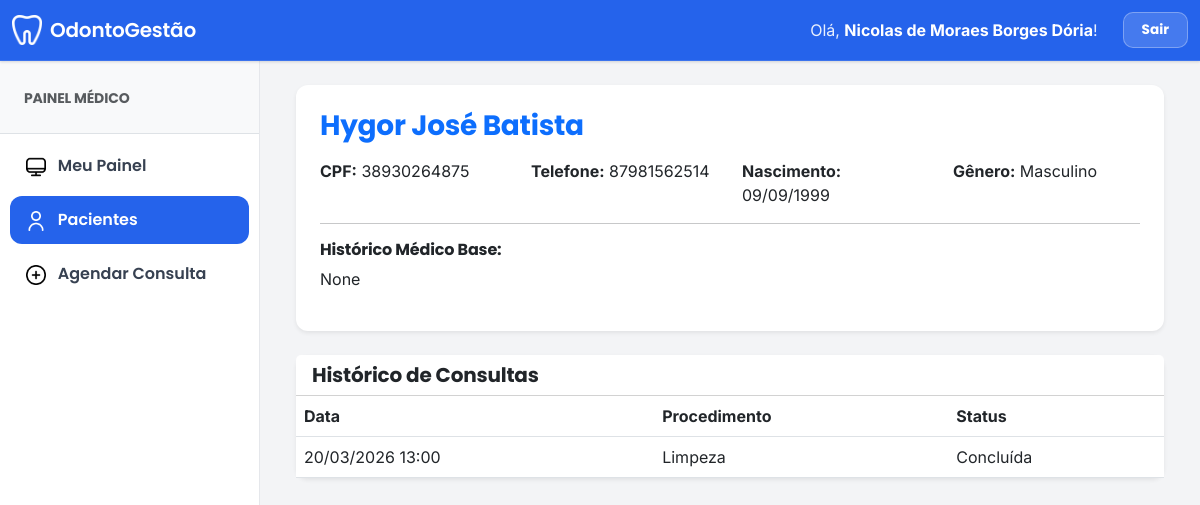
Before: /view_paciente/7/ (signed in) with the older database file.
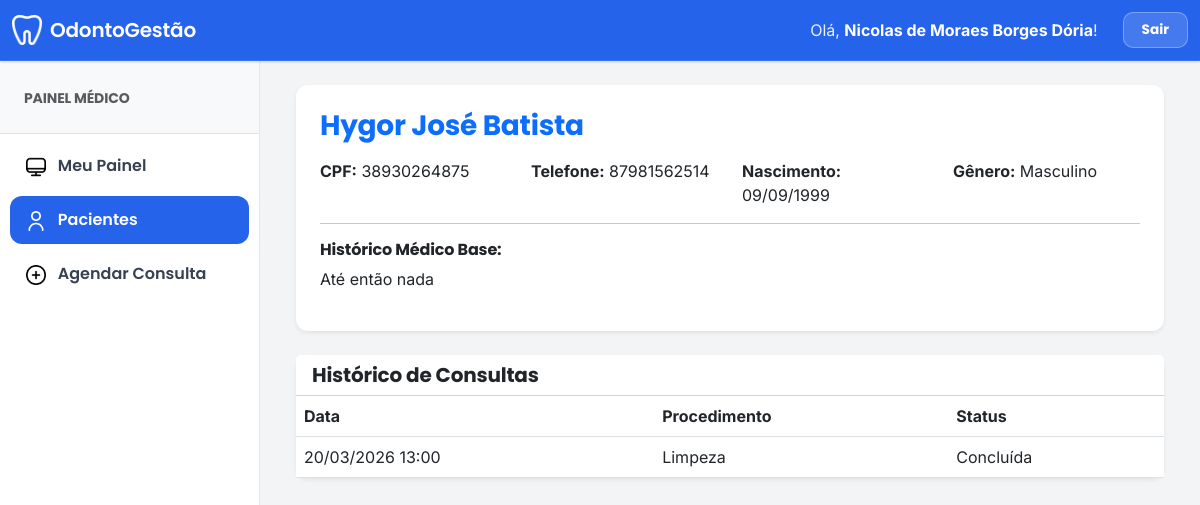
After: the same page with the newer database file.
### clinica_app/models.py (models this page shows, shortened)
class Paciente(models.Model):
    admin = models.OneToOneField(CustomUser, on_delete=models.CASCADE)
    genero = models.CharField(max_length=50, null=True, blank=True)
    cpf = models.CharField(max_length=14, null=True, blank=True)
    telefone = models.CharField(max_length=20, null=True, blank=True)
    data_nascimento = models.DateField(null=True, blank=True)
    address = models.TextField(null=True, blank=True)
    historico_medico = models.TextField(null=True, blank=True)

class CustomUser(AbstractUser):
    USER_TYPE_CHOICES = (
        ('1', 'Gerente'),
        ('2', 'Dentista'),
        ('3', 'Paciente'),
        ('4', 'Recepcionista'),
    )
    email = models.EmailField(unique=True)
    user_type = models.CharField(default='1', choices=USER_TYPE_CHOICES, max_length=1)
    first_name = models.CharField("Nome completo", max_length=150, blank=True)
    REQUIRED_FIELDS = ['email', 'first_name']

### clinica_app/views.py (the view)
# urls.py: path('view_paciente/<paciente_id>/', views.dentista_view_paciente, name="view_paciente"),
@login_required
def dentista_view_paciente(request, paciente_id):
    if str(request.user.user_type) != "2": return redirect('home')
    p = get_object_or_404(Paciente, id=paciente_id)
    return render(request, "dentista_template/view_paciente.html", {"paciente": p, "consultas": Consulta.objects.filter(paciente_id=p).order_by('-data_consulta')})

### clinica_app/templates/dentista_template/view_paciente.html
{% extends 'base.html' %}
{% block main_content %}
<div class="container-fluid">
    <div class="card shadow-sm border-0 mb-4">
        <div class="card-body p-4">
            <h3 class="fw-bold text-primary">{{ paciente.admin.first_name }} {{ paciente.admin.last_name }}</h3>
            <div class="row mt-3">
                <div class="col-md-3"><strong>CPF:</strong> {{ paciente.cpf }}</div>
                <div class="col-md-3"><strong>Telefone:</strong> {{ paciente.telefone }}</div>
                <div class="col-md-3"><strong>Nascimento:</strong> {{ paciente.data_nascimento|date:"d/m/Y" }}</div>
                <div class="col-md-3"><strong>Gênero:</strong> {{ paciente.genero }}</div>
            </div>
            <hr>
            <h6 class="fw-bold">Histórico Médico Base:</h6>
            <p>{{ paciente.historico_medico }}</p>
        </div>
    </div>
    <div class="card shadow-sm border-0">
        <div class="card-header bg-white"><h5 class="mb-0 fw-bold">Histórico de Consultas</h5></div>
        <div class="card-body p-0">
            <table class="table table-hover mb-0">
                <thead class="bg-light">
                    <tr>
                        <th>Data</th>
                        <th>Procedimento</th>
                        <th>Status</th>
                    </tr>
                </thead>
                <tbody>
                    {% for c in consultas %}
                    <tr>
                        <td>{{ c.data_consulta|date:"d/m/Y H:i" }}</td>
                        <td>{{ c.procedimento_id.nome }}</td>
                        <td>{% if c.status %}Concluída{% else %}Pendente{% endif %}</td>
                    </tr>
                    {% endfor %}
                </tbody>
            </table>
        </div>
    </div>
</div>
{% endblock %}

Changed rows visible on the page:
changed Paciente "Masculino": historico_medico "None" → "Até então nada"
